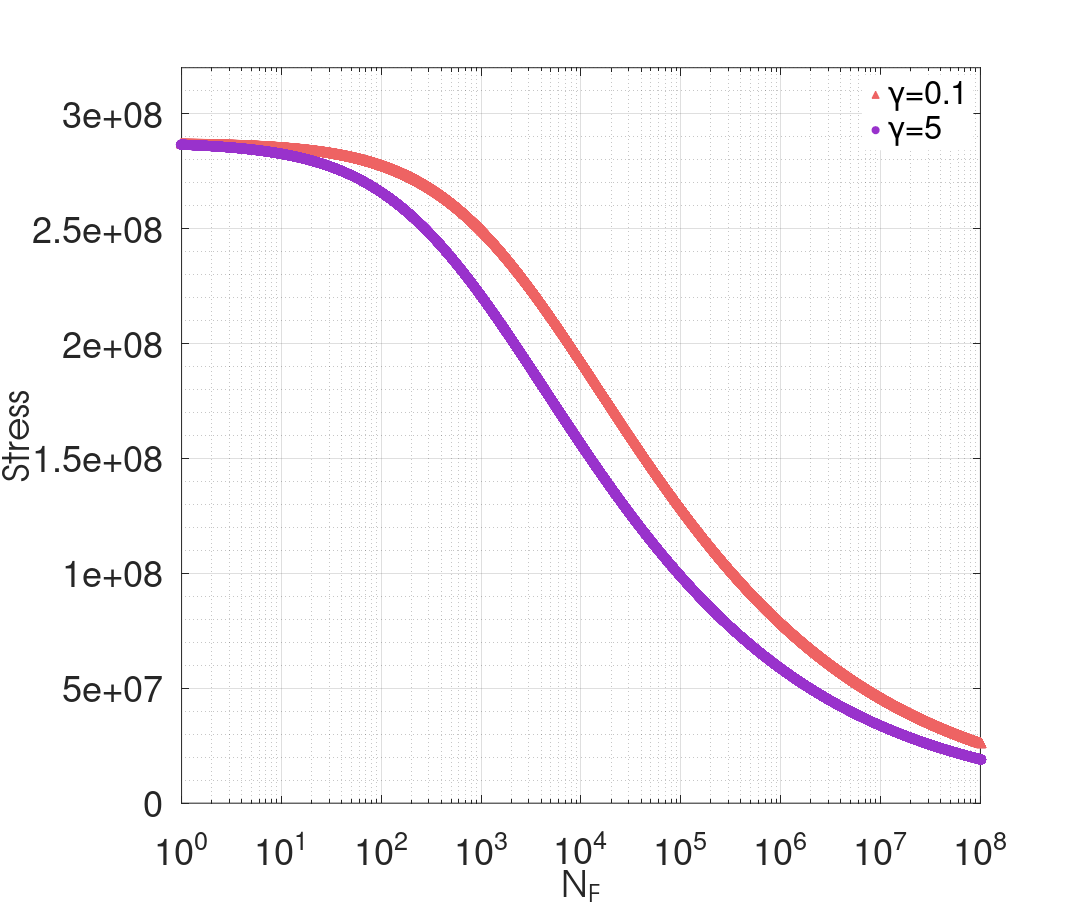

The MATLAB script that drew this image:
clear;clc;close all;
%---------------------Verified parameters in random loading case-----------------------------
b1=1.5;                    %weakening scales distribution exponent
b2=1.5;                    %weakening scales distribution exponent
a1=0.1;                %sensitivity of sequence effect(control alp>0)
a2=0.1;                %sensitivity of sequence effect(control alp>0)
WF=5.58e8;            %dissipated energy to failure per unit volume
X1=1.065;                 %Major damage threshold (meaning S_{max} must be greater than X/2*yield to activate magnification)
X2=1.065;                 %Major damage threshold (meaning S_{max} must be greater than X/2*yield to activate magnification)
pb1=1.4;                %Major damage power
pb2=1.4;                %Major damage power
%---------------------Verified parameters in constant loading case-----------------------------
y=230e6;           %macroscopic yield stress
E=72e9;              %Young's modulus
k=6e8;                 %hardening parameter
nu=0.3;                     %poisson's ratio
sigu=320e6;             %ultimite stress
n0=1;                   %number of initial local defects
lam1=0.1;               %hydrostatic pressure sensitivity
lam2=0.1;               %hydrostatic pressure sensitivity
gam1=0.1;             %material parameter from Chaboche law(Wohler curve exponent)
gam2=3;             %material parameter from Chaboche law(Wohler curve exponent)
maxstress11=sigu;
stress11=1000:1000:maxstress11;
Smax=sqrt(2/3).*stress11;
hydro=1/3.*stress11;
yield1=y-lam1.*hydro;
yield2=y-lam2.*hydro;

sequence1=((Smax.*yield1.^-1).*(X1-Smax.*yield1.^-1).^-1).^pb1;
sequence2=((Smax.*yield2.^-1).*(X2-Smax.*yield2.^-1).^-1).^pb2;

NF1=((1+gam1)*a1*sequence1).^-1*WF*E*(E+k*nu)*b1*(b1+1)*(n0*(4*(E-k)*(1+nu)*(b1-1)))^-1.*yield1.^(b1-1).*Smax.^(-b1-1);
NF2=((1+gam2)*a2*sequence2).^-1*WF*E*(E+k*nu)*b2*(b2+1)*(n0*(4*(E-k)*(1+nu)*(b2-1)))^-1.*yield2.^(b2-1).*Smax.^(-b2-1);

sn1=semilogx(NF1,stress11,'LineStyle', 'none','LineWidth', 1,'Marker', '^', 'MarkerSize', 10, ...
            'MarkerEdgeColor', [238 99 99]/255, 'MarkerFaceColor',[238 99 99]/255);
hold on
sn2=semilogx(NF2,stress11,'LineStyle', 'none','LineWidth', 1,'Marker', 'o', 'MarkerSize', 10, ...
            'MarkerEdgeColor', [153 50 204]/255, 'MarkerFaceColor',[153 50 204]/255);
grid on;
grid minor;
axis([1 1e8 0 maxstress11]);
set(gca,'XTick',[1e0,1e1,1e2,1e3,1e4,1e5,1e6,1e7,1e8,1e9] );
% hTitle =title('S-N curve at constant amplitude stress with R=-1 in our model with different $\gamma$');
hXLabel = xlabel('N_F');
hYLabel =ylabel('Stress');

hLegend=legend([sn1,sn2], '\gamma=0.1','\gamma=5','Location','northeast');
set([hLegend, gca], 'FontSize', 40)
set(hLegend,'Box','on');
set(hLegend,'EdgeColor',[1 1 1]); %set the edge colour of the legend to white 
% Adjust font
set(gca, 'FontName', 'Helvetica')
set([hXLabel, hYLabel], 'FontName', 'AvantGarde')
set([hXLabel, hYLabel], 'FontSize',40)

% Adjust axes properties
set(gcf,'color','w'); %set figure background transparent
set(gca,'color','w'); %set axis transparent
% Maximize print figure
set(gcf,'outerposition',get(0,'screensize'));
set(gcf, 'PaperPositionMode', 'manual');
set(gcf, 'PaperUnits', 'points'); %[ {inches} | centimeters | normalized | points ]
set(gcf, 'PaperPosition', [0 0 1200 1000]); %set(gcf,'PaperPosition',[left,bottom,width,height])
 saveas(gcf,'F:\Git\Anew\figures\SNgam.png');